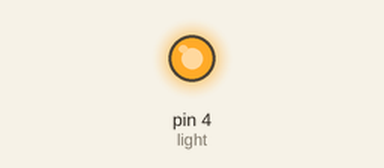
A sketch run on a simulated Arduino Uno, built with avr-gcc and run on an emulated ATmega328P. On the bench: output pins drawn as LEDs (lit = HIGH).

Above: at 2.5 s.
At 7.5 s:
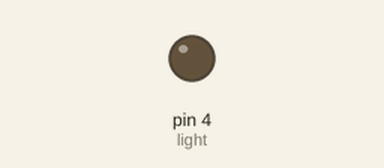
Timing chart, 0 to 13.0 s (numbered marks = the images above):
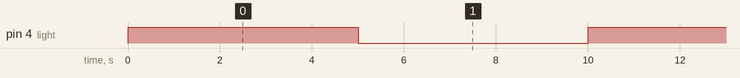

The sketch:

day_2.ino
```cpp
int light = 4;

void setup() {
  // put your setup code here, to run once:
  pinMode(light, OUTPUT);
}

void loop() {
  // put your main code here, to run repeatedly:
  digitalWrite(light, HIGH);
  delay(5000);
  digitalWrite(light, LOW);
  delay(5000);
}
```

Measured:
- by itself, pin 4 (light): alternates HIGH for 5.0 s and LOW for 5.0 s
